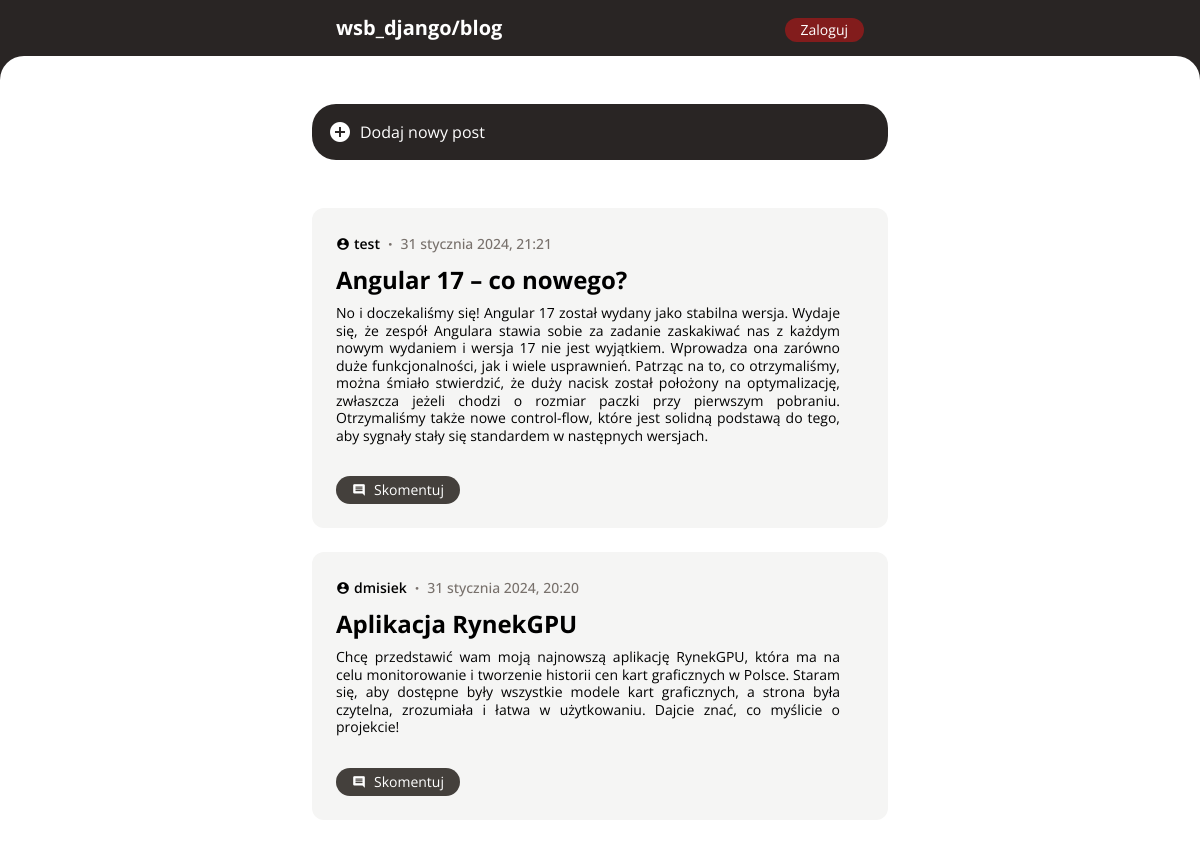
The page / on the database its author committed.
### blog/models.py (models this page shows)
class Post(models.Model):
    id = models.AutoField(primary_key=True)
    title = models.CharField(max_length=250)
    content = models.TextField()
    author = models.ForeignKey(User, null=True, on_delete=models.CASCADE)
    created_at = models.DateTimeField(auto_now_add=True)
    updated_at = models.DateTimeField(auto_now=True)

### blog/views.py (the view)
# urls.py: path('', views.post_index, name='post.index'),
def post_index(request):
    context = {
        'posts': Post.objects.all().order_by('-created_at')
    }
    return render(request, 'post_index.html', context)

### blog/templates/post_index.html (shortened to what this page needs)
{% extends "base.html" %}
{% load i18n %}
{% block content %}
    <div class="w-full bg-stone-800 h-12">
        <div class="w-full h-full bg-white rounded-t-3xl"></div>
    </div>
    <a href="/create" class="hover:scale-105 duration-200">
        <button type="submit" class="bg-stone-800 rounded-3xl p-4 flex items-center gap-x-2 w-full max-w-xl mx-auto text-white">
            <i>add_circle</i>
            Dodaj nowy post
        </button>
    </a>
    <div class="w-full max-w-xl mx-auto flex flex-col gap-y-6 mt-12">
        {% for post in posts %}
            <div class="w-full bg-stone-100 rounded-xl p-6 pr-12">
                <div class="flex gap-x-2 items-center">
                    <div class="flex items-center gap-x-1">
                        <i class="text-sm">account_circle</i>
                        <span class="text-sm font-semibold">{{ post.author }}</span>
                    </div>
                    <span class="font-bold text-stone-500">·</span>
                    {% language 'pl' %}
                        <span class="text-stone-500 font-medium text-sm">{{ post.created_at | date:"j E Y, G:H"}}</span>
                    {% endlanguage %}
                </div>
                <a class="text-2xl font-bold mt-2 block" href="/{{ post.id }}">{{ post.title }}</a>
                <p class="mt-2 text-sm leading-tight text-justify">{{ post.content }}</p>
                <div class="flex justify-between items-center mt-8 ">
                    <div class="flex gap-x-1">
                        <a href="/{{ post.id }}"
                           class="bg-stone-700 rounded-full px-4 py-1 text-white flex items-center w-max text-sm gap-x-2">
                            <i class="text-sm text-white">comment</i>
                            Skomentuj
                        </a>
                    </div>
                </div>
            </div>
        {% endfor %}
    </div>
{% endblock %}

### blog/templates/base.html (style rules this page uses)
*:not(i) { font-family: 'Open Sans', sans-serif; }
i { font-family: 'Material Icons'; font-weight: normal; font-style: normal; font-size: 24px; line-height: 1; letter-spacing: normal; text-transform: none; display: inline-block; white-space: nowrap; word-wrap: normal; direction: ltr; -webkit-font-feature-settings: 'liga'; -webkit-font-smoothing: antialiased; }

### rows shown on the page
Post: author "test", created_at "31 stycznia 2024, 21:21", title "Angular 17 – co nowego?", content "No i doczekaliśmy się! Angular 17 został wydany jako stabilna wersja. Wydaje się, że zespół Angulara stawia sobie za zadanie zaskakiwać nas z każdym nowym wydaniem i wersja 17 nie jest wyjątkiem. Wprowadza ona zarówno duże funkcjonalności, jak i wiele usprawnień. Patrząc na to, co otrzymaliśmy, można śmiało stwierdzić, że duży nacisk został położony na optymalizację, zwłaszcza jeżeli chodzi o rozmiar paczki przy pierwszym pobraniu. Otrzymaliśmy także nowe control-flow, które jest solidną podstawą do tego, aby sygnały stały się standardem w następnych wersjach."
Post: author "dmisiek", created_at "31 stycznia 2024, 20:20", title "Aplikacja RynekGPU", content "Chcę przedstawić wam moją najnowszą aplikację RynekGPU, która ma na celu monitorowanie i tworzenie historii cen kart graficznych w Polsce. Staram się, aby dostępne były wszystkie modele kart graficznych, a strona była czytelna, zrozumiała i łatwa w użytkowaniu. Dajcie znać, co myślicie o projekcie!"
